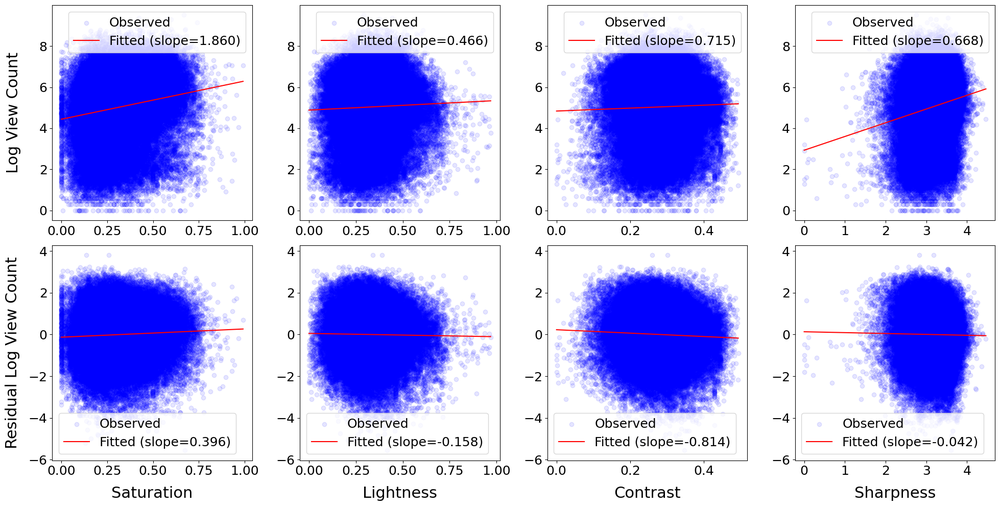
#> input picture report/figs/lr.png, 1000 x 506 px, shrunk from 1958 x 990 before the run
$ python -i image_utils.py   (imports and definitions only)   (older library calls are emulated)
#> lines starting #> are read from the running program, lines starting #| are printed output that depends on the picture
#> further down, picture is the input picture: shape (506, 1000, 3); mean B, G, R 246.7, 183.8, 184.8
import cv2
import numpy as np


def calculate_image_features(image_bgr: np.ndarray) -> dict:
    """
    Calculates the average hue, saturation, and lightness (HSL) of an image.
    Additionally calculates the contrast and sharpness based on the grayscale version.
    """

    # Convert BGR to HLS
    image_hls = cv2.cvtColor(image_bgr, cv2.COLOR_BGR2HLS).astype(np.float32)
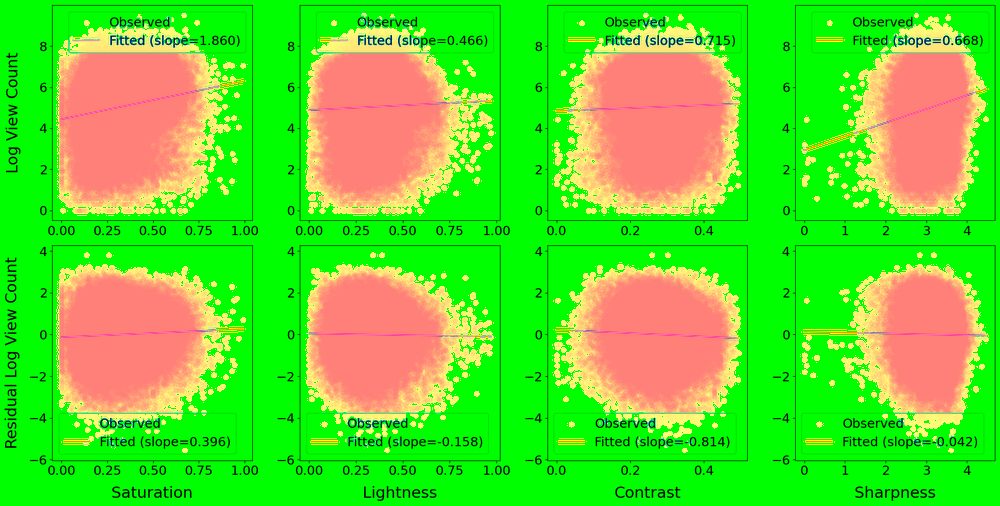
#> image_hls: shape (506, 1000, 3) float32; mean B, G, R 45.2, 216.1, 94.9

    # Split into H, L, S channels
    H = image_hls[:, :, 0]  # Hue channel (0-179 in OpenCV)
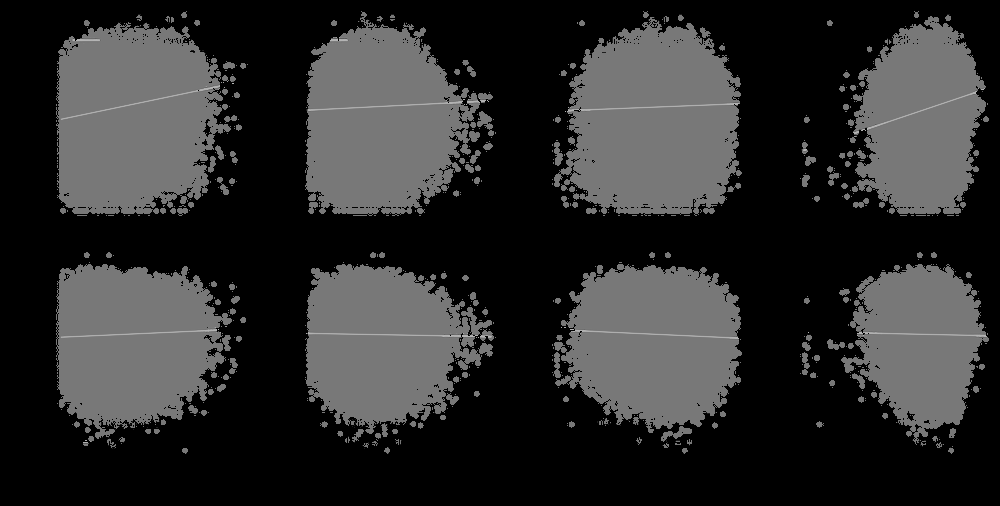
#> H: shape (506, 1000) float32; min 0, max 180, mean 45.2
    L = image_hls[:, :, 1]  # Lightness channel (0-255)
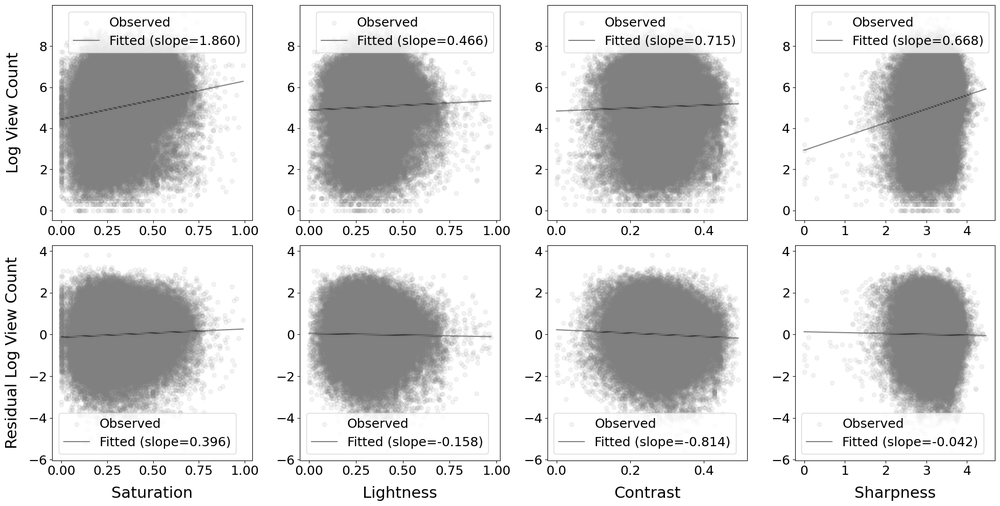
#> L: shape (506, 1000) float32; min 0, max 255, mean 215.7
    S = image_hls[:, :, 2]  # Saturation channel (0-255)
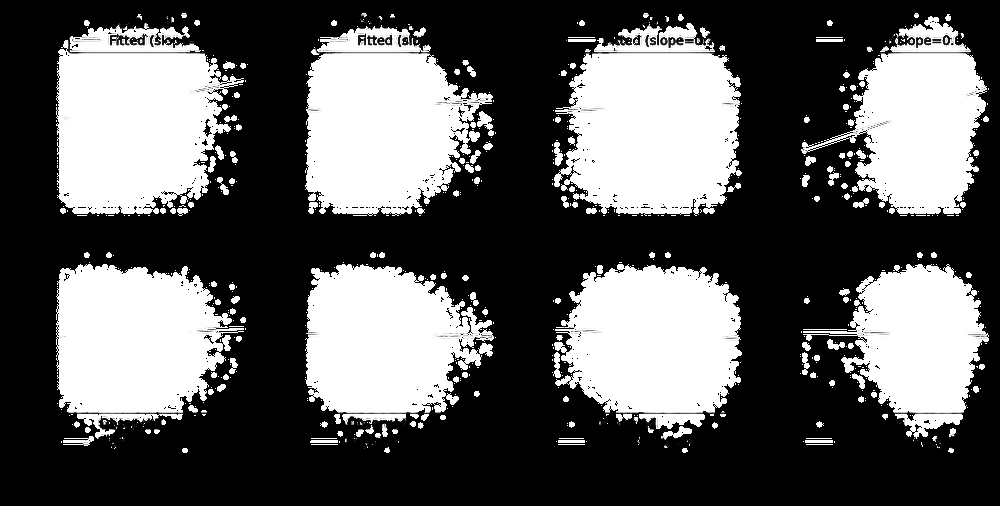
#> S: shape (506, 1000) float32; min 0, max 255, mean 94.6

    # Normalize Hue to [0, 360) degrees
    H_degrees = (H * 2) % 360  # OpenCV Hue ranges from 0-179, scaled to 0-358
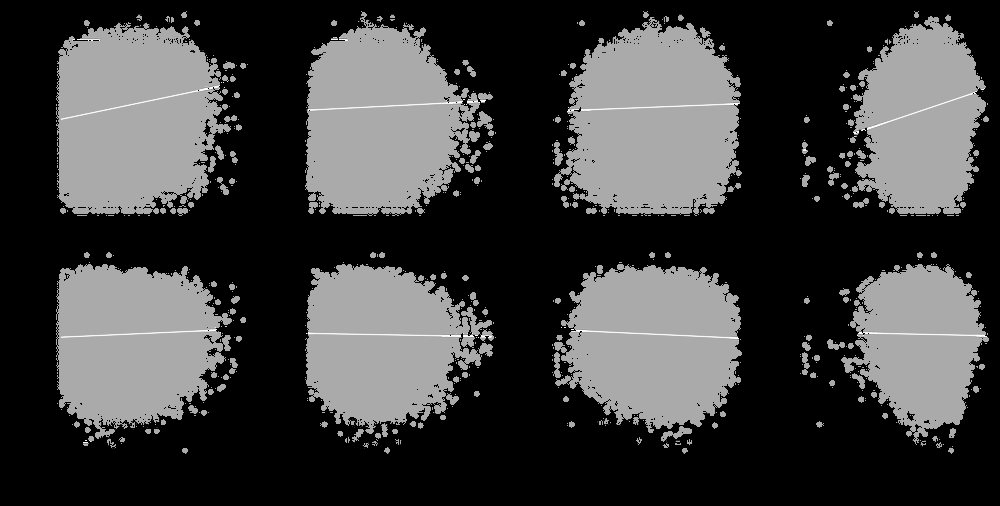
#> H_degrees: shape (506, 1000) float32; min 0, max 358, mean 90.4; drawn with min black and max white

    # Normalize Saturation and Lightness to [0, 1]
    S_normalized = S / 255.0
    L_normalized = L / 255.0

    # Flatten the arrays for processing
    H_rad = np.deg2rad(H_degrees.flatten())
    S_flat = S_normalized.flatten()
    L_flat = L_normalized.flatten()

    # Compute mean of sine and cosine of Hue
    sin_sum = np.mean(np.sin(H_rad))
#> sin_sum = -0.322
    cos_sum = np.mean(np.cos(H_rad))
#> cos_sum = 0.443

    # Calculate average Hue
    avg_h_rad = np.arctan2(sin_sum, cos_sum)
#> avg_h_rad = -0.629
    if avg_h_rad < 0:
        avg_h_rad += 2 * np.pi
#> avg_h_rad = 5.65
    avg_hue = np.degrees(avg_h_rad)
#> avg_hue = 324

    # Calculate average Saturation and Lightness
    avg_saturation = np.mean(S_flat)
#> avg_saturation = 0.371
    avg_lightness = np.mean(L_flat)
#> avg_lightness = 0.846

    # Calculate image RMS contrast based on grayscale
    image_gray = cv2.cvtColor(image_bgr, cv2.COLOR_BGR2GRAY).astype(np.float32)
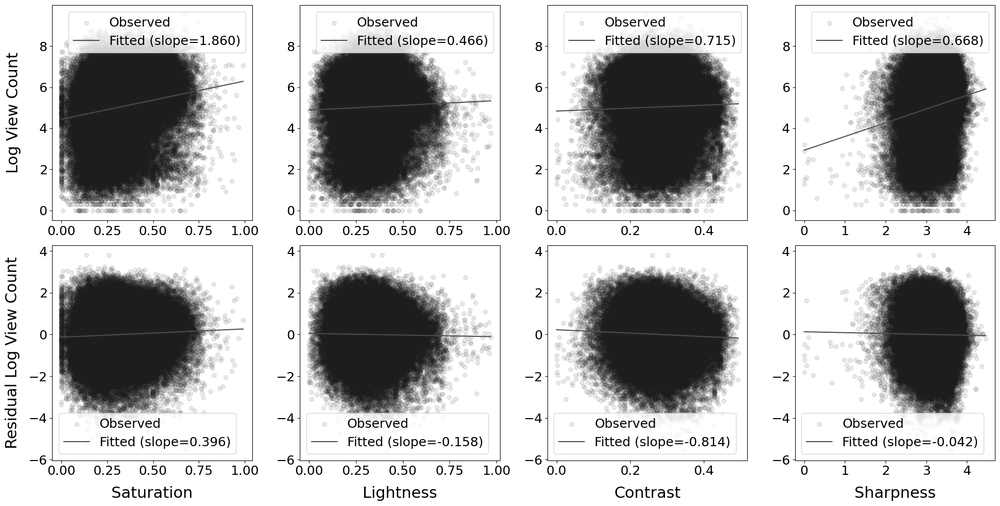
#> image_gray: shape (506, 1000) float32; min 0, max 255, mean 191.2
    rms_contrast = np.std(image_gray / 255.0)
#> rms_contrast = 0.359

    # Calculate image sharpness using the variance of the Laplacian
    laplacian_var = cv2.Laplacian(image_gray, cv2.CV_32F).var()
#> laplacian_var = 5178.5

    output = {
        "hue": round(avg_hue, 2),
        "saturation": round(avg_saturation, 4),
        "lightness": round(avg_lightness, 4),
        "contrast": round(rms_contrast, 4),
        "sharpness": round(laplacian_var, 4)
    }
#> output = {'hue': 324, 'saturation': 0.371, 'lightness': 0.846, 'contrast': 0.359, 'sharpness': 5178.5}

    return output

>>> import cv2
>>> picture = cv2.imread('../report/figs/lr.png')
>>> result = calculate_image_features(picture)
#> result has the same summary as output in calculate_image_features
